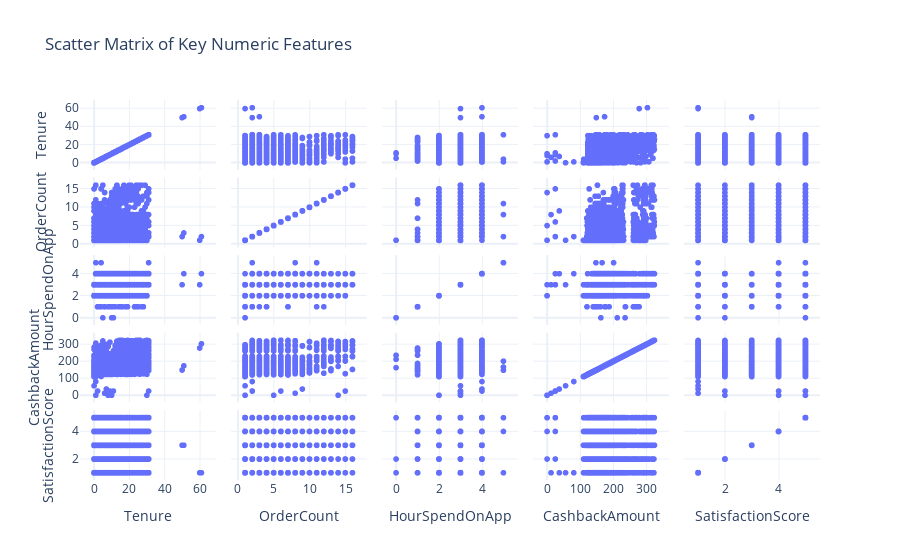

Notebook code cell kept with this figure:
### Markdown cell above
# Pairwise Scatter Matrix

A quick scatter‐matrix on top features to spot non-linear patterns.

### Code cell
# select a subset to keep matrix readable
subset = ['Tenure','OrderCount','HourSpendOnApp','CashbackAmount','SatisfactionScore']
fig = px.scatter_matrix(
    df[subset],
    dimensions=subset,
    title='Scatter Matrix of Key Numeric Features',
    template='plotly_white'
)
out = project_root / 'plots' / 'eda' / 'scatter_matrix.html'
fig.write_html(str(out))
fig.show()

### Figure 1 — Plotly figure (JSON) as saved in the notebook; plotly's stock layout.template omitted (floating-point values rounded to 4 significant figures; data arrays with more than 128 entries replaced by an {"elided": "..."} marker saying what was removed)
{"data": [{"dimensions": [{"axis": {"matches": true}, "label": "Tenure", "values": {"elided": "5630 float values"}}, {"axis": {"matches": true}, "label": "OrderCount", "values": {"elided": "5630 float values"}}, {"axis": {"matches": true}, "label": "HourSpendOnApp", "values": {"elided": "5630 float values"}}, {"axis": {"matches": true}, "label": "CashbackAmount", "values": {"elided": "5630 float values"}}, {"axis": {"matches": true}, "label": "SatisfactionScore", "values": {"elided": "5630 int values"}}], "hovertemplate": "%{xaxis.title.text}=%{x}<br>%{yaxis.title.text}=%{y}<extra></extra>", "legendgroup": "", "marker": {"color": "#636efa", "symbol": "circle"}, "name": "", "showlegend": false, "type": "splom"}], "layout": {"dragmode": "select", "legend": {"tracegroupgap": 0}, "title": {"text": "Scatter Matrix of Key Numeric Features"}}}
